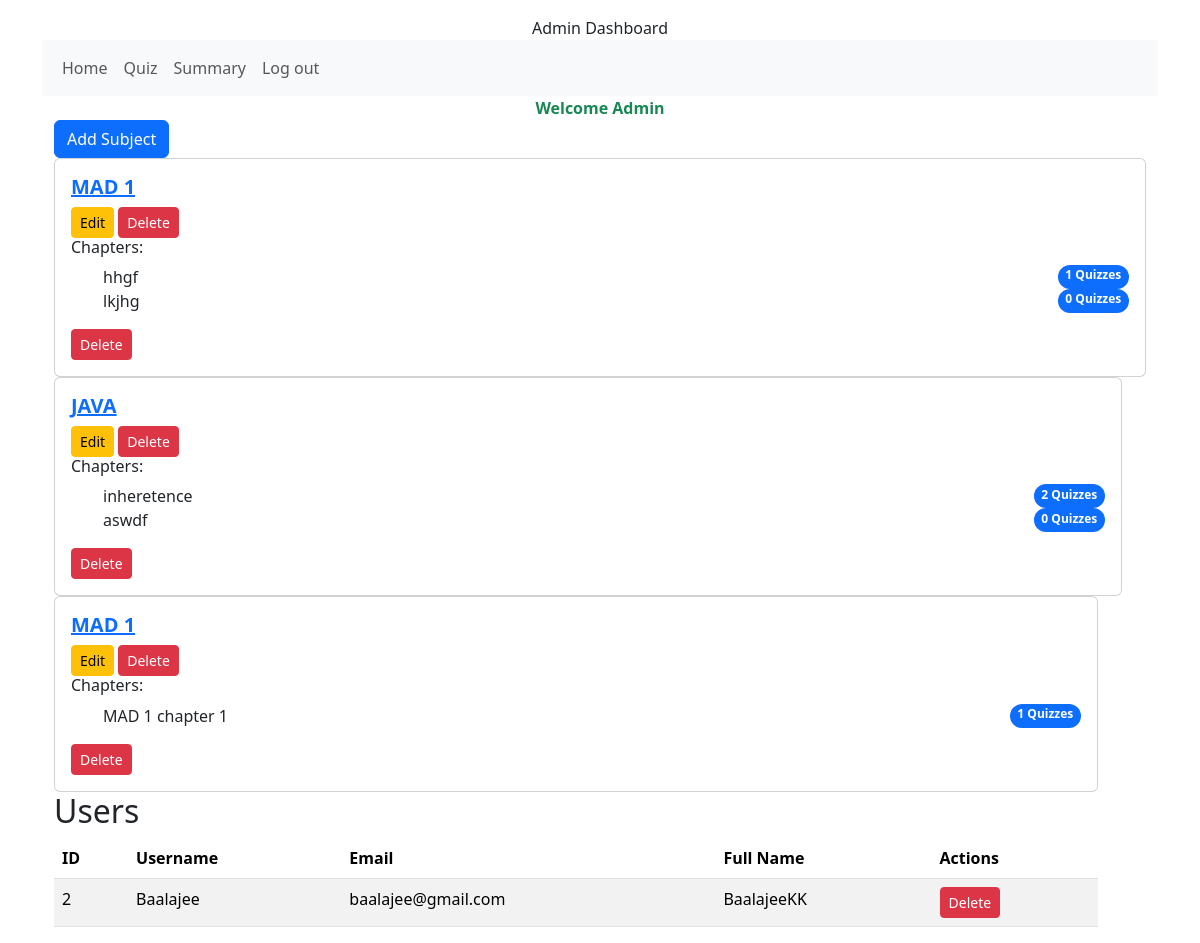
The app's page /admin/dashboard (signed in), older data.
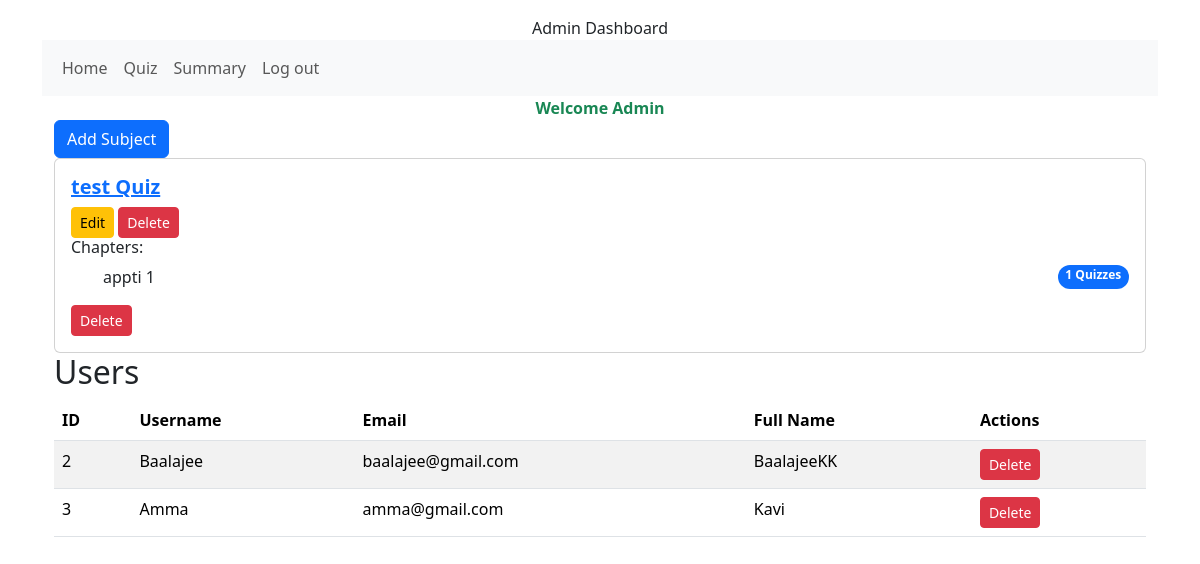
The same page, newer data.
### models/models.py (models this page shows)
class Subject(db.Model):
    __tablename__ = "subjects"
    id = db.Column(db.Integer, primary_key=True, autoincrement=True)
    name = db.Column(db.String(50), nullable=False,unique=True)
    description = db.Column(db.Text)
    remarks = db.Column(db.Text)
    chapters = db.relationship('Chapter', back_populates='subject',cascade="all, delete-orphan")

class Chapter(db.Model):
    __tablename__ = "chapters"
    id = db.Column(db.Integer, primary_key=True, autoincrement=True)
    subject_id = db.Column(db.Integer, db.ForeignKey('subjects.id'), nullable=False)
    name = db.Column(db.String(50), nullable=False)
    description = db.Column(db.Text)
    remarks = db.Column(db.Text)
    subject = db.relationship('Subject', back_populates='chapters')
    quizzes = db.relationship('Quiz', back_populates='chapter',cascade="all, delete-orphan")

class User(db.Model):
    __tablename__ = "users"
    id = db.Column(db.Integer, primary_key=True, autoincrement=True)
    username = db.Column(db.String(50), nullable=False, unique=True)
    email = db.Column(db.String(100), nullable=False, unique=True)
    password = db.Column(db.String(255), nullable=False)
    full_name = db.Column(db.String(100), nullable=False)
    qualification = db.Column(db.String(50))
    dob = db.Column(db.Date)
    college = db.Column(db.String(100))
    roles = db.Column(db.String(50), nullable=False, default='user')
    scores = db.relationship('Score', back_populates='user',lazy=True)

### controllers/controllers.py (the view)
@controllers.route("/admin/dashboard")
def admin_dashboard():
    if not check_role('admin'):
        flash('Your not allowed here')
        return redirect(url_for('controllers.login'))
    subjects=Subject.query.all()
    users=User.query.filter_by(roles='user').all()
    return render_template('admin_dashboard.html',subjects=subjects,users=users)

### controllers/controllers.py (called while the page is built)
def check_role(role):
    if 'user_id' in session and session['role']==role:
        return True
    return False

### templates/admin_dashboard.html
{% extends 'layout.html' %}
{% block body %}
<div class="containner">
    <div class="text-center">Admin Dashboard</div>
    <nav class="navbar navbar-expand-sm bg-light">
        <div class="container-fluid">
            <ul class="navbar-nav">
                <li class="nav-item">
                    <a class="nav-link" href="{{url_for('controllers.admin_dashboard')}}">Home</a>
                </li>
                <li>
                    <a class="nav-link" href ="{{url_for('controllers.quiz_show')}}">Quiz</a>
                </li>
                <li>
                    <a class="nav-link" href ="{{url_for('controllers.summary_show')}}">Summary</a>
                </li>
                <li>
                    <a class="nav-link" href ="{{url_for('controllers.logout')}}">Log out</a>
                </li>
            </ul>
        </div>
    </nav>
    <div class="text-center text-success fw-bold">Welcome Admin</div>
    <div class="container-fluid">
        <a href="{{url_for('controllers.subject_create')}}" class="btn btn-primary">Add Subject</a>
        {% for subject in subjects %}
        <div class="row">
            <div clas="col-sm">
                <div class="card">
                    <div class="card-body">
                        <h5 class="card-title">
                            <a class="fw-bold" href="{{url_for('controllers.subject_show',id=subject.id)}}">{{subject.name}}</a>
                        </h5>
                        <a href="{{url_for('controllers.subject_edit',id=subject.id)}}" class="btn btn-sm btn-warning">Edit</a>
                        <form action="{{ url_for('controllers.subject_delete', id=subject.id) }}" method="POST" style="display: inline;">
                            <button type="submit" class="btn btn-danger btn-sm">Delete</button>
                        </form>
                        <h6>Chapters:</h6>
                        <ul list="list-group">
                            {% for chapter in subject.chapters %}
                            <li class="list-group-item d-flex justify-content-between algin-items-center">
                                {{chapter.name}}
                                <span class="badge bg-primary rounded-pill">{{chapter.quizzes|length}} Quizzes</span>
                            </li>
                            {% endfor %}
                        </ul>
                        <form action="{{ url_for('controllers.subject_delete', id=subject.id) }}" method="POST" style="display: inline;">
                            <button type="submit" class="btn btn-danger btn-sm">Delete</button>
                        </form>
             </div>
                </div>
            </div>
            {% endfor %}
        </div>
        <h2>Users</h2>
        <div class="row">
            <div class="col-md-12">
                <table class="table table-striped">
                    <thead>
                        <tr>
                            <th>ID</th>
                            <th>Username</th>
                            <th>Email</th>
                            <th>Full Name</th>
                            <th>Actions</th>
                        </tr>
                    </thead>
                    <tbody>
                        {% for user in users %}
                        <tr>
                            <td>{{ user.id }}</td>
                            <td>{{ user.username }}</td>
                            <td>{{ user.email }}</td>
                            <td>{{ user.full_name }}</td>
                            <td><a href="{{url_for('controllers.user_delete',id=user.id)}}" class="btn btn-sm btn-danger">Delete</a></td>
                        </tr>
                        {% endfor %}
                    </tbody>
                </table>
            </div>
    </div>
    </div>
</div>
{% endblock %}

### templates/layout.html (shortened to what this page needs)
<!DOCTYPE html>
<html lang="en">
<head>
    <link href="https://cdn.jsdelivr.net/npm/bootstrap@5.3.3/dist/css/bootstrap.min.css" rel="stylesheet">
</head>
<body>
    <div class="container pt-3">
        {% block body %}
        {% endblock %}
    </div>
</body>
</html>

Row changes from the older to the newer data that the page shows:
removed Subject: name "MAD 1"
removed Chapter: name "hhgf", quizzes|length "1", shown under "MAD 1"
removed Chapter: name "lkjhg", quizzes|length "0", shown under "MAD 1"
removed Subject: name "JAVA"
removed Chapter: name "inheretence", quizzes|length "2", shown under "JAVA"
removed Chapter: name "aswdf", quizzes|length "0", shown under "JAVA"
removed Subject: name "MAD 1"
removed Chapter: name "MAD 1 chapter 1", quizzes|length "1", shown under "MAD 1"
added Subject: name "test Quiz"
added Chapter: name "appti 1", quizzes|length "1", shown under "test Quiz"
added User: id "3", username "Amma", email "amma@gmail.com", full_name "Kavi"
